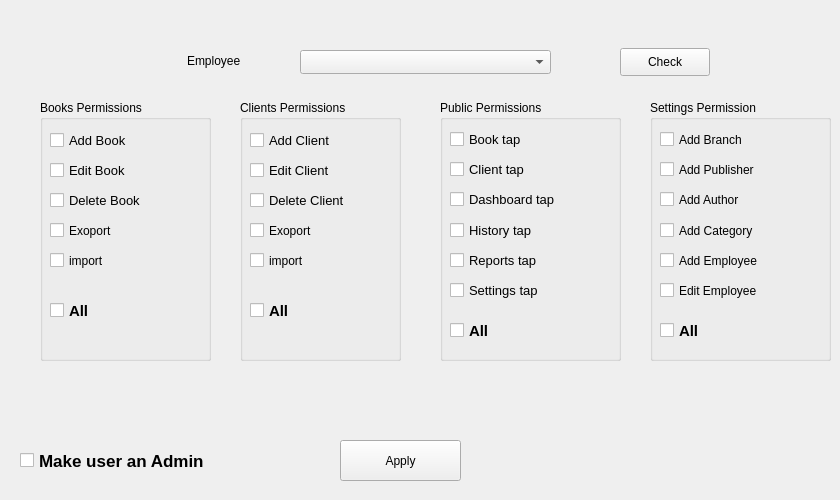
      <widget class="QWidget" name="tab_28">
       <attribute name="title">
        <string>Permissions</string>
       </attribute>
       <widget class="QLabel" name="label_62">
        <property name="geometry">
         <rect>
          <x>187</x>
          <y>45</y>
          <width>71</width>
          <height>31</height>
         </rect>
        </property>
        <property name="text">
         <string>Employee</string>
        </property>
       </widget>
       <widget class="QComboBox" name="comboBox_29">
        <property name="geometry">
         <rect>
          <x>300</x>
          <y>50</y>
          <width>251</width>
          <height>24</height>
         </rect>
        </property>
       </widget>
       <widget class="QGroupBox" name="groupBox_7">
        <property name="geometry">
         <rect>
          <x>40</x>
          <y>100</y>
          <width>171</width>
          <height>261</height>
         </rect>
        </property>
        <property name="title">
         <string>Books Permissions</string>
        </property>
        <widget class="QCheckBox" name="checkBox_3">
         <property name="geometry">
          <rect>
           <x>10</x>
           <y>90</y>
           <width>121</width>
           <height>21</height>
          </rect>
         </property>
         <property name="font">
          <font>
           <family>Ubuntu</family>
           <pointsize>10</pointsize>
           <weight>50</weight>
           <bold>false</bold>
          </font>
         </property>
         <property name="text">
          <string>Delete Book</string>
         </property>
        </widget>
        <widget class="QCheckBox" name="checkBox_2">
         <property name="geometry">
          <rect>
           <x>10</x>
           <y>60</y>
           <width>121</width>
           <height>21</height>
          </rect>
         </property>
         <property name="font">
          <font>
           <family>Ubuntu</family>
           <pointsize>10</pointsize>
           <weight>50</weight>
           <bold>false</bold>
          </font>
         </property>
         <property name="text">
          <string>Edit Book</string>
         </property>
        </widget>
        <widget class="QCheckBox" name="checkBox">
         <property name="geometry">
          <rect>
           <x>10</x>
           <y>30</y>
           <width>121</width>
           <height>21</height>
          </rect>
         </property>
         <property name="font">
          <font>
           <family>Ubuntu</family>
           <pointsize>10</pointsize>
           <weight>50</weight>
           <bold>false</bold>
          </font>
         </property>
         <property name="text">
          <string>Add Book</string>
         </property>
        </widget>
        <widget class="QCheckBox" name="checkBox_26">
         <property name="geometry">
          <rect>
           <x>10</x>
           <y>120</y>
           <width>131</width>
           <height>21</height>
          </rect>
         </property>
         <property name="font">
          <font>
           <weight>50</weight>
           <bold>false</bold>
          </font>
         </property>
         <property name="text">
          <string>Exoport</string>
         </property>
        </widget>
        <widget class="QCheckBox" name="checkBox_27">
         <property name="geometry">
          <rect>
           <x>10</x>
           <y>150</y>
           <width>131</width>
           <height>21</height>
          </rect>
         </property>
         <property name="font">
          <font>
           <weight>50</weight>
           <bold>false</bold>
          </font>
         </property>
         <property name="text">
          <string>import</string>
         </property>
        </widget>
        <widget class="QCheckBox" name="checkBox_30">
         <property name="geometry">
          <rect>
           <x>10</x>
           <y>200</y>
           <width>161</width>
           <height>21</height>
          </rect>
         </property>
         <property name="font">
          <font>
           <pointsize>11</pointsize>
           <weight>75</weight>
           <bold>true</bold>
          </font>
         </property>
         <property name="text">
          <string>All </string>
         </property>
        </widget>
       </widget>
       <widget class="QGroupBox" name="groupBox_8">
        <property name="geometry">
         <rect>
          <x>240</x>
          <y>100</y>
          <width>161</width>
          <height>261</height>
         </rect>
        </property>
        <property name="title">
         <string>Clients Permissions</string>
        </property>
        <widget class="QCheckBox" name="checkBox_4">
         <property name="geometry">
          <rect>
           <x>10</x>
           <y>30</y>
           <width>121</width>
           <height>21</height>
          </rect>
         </property>
         <property name="font">
          <font>
           <family>Ubuntu</family>
           <pointsize>10</pointsize>
           <weight>50</weight>
           <bold>false</bold>
          </font>
         </property>
         <property name="text">
          <string>Add Client</string>
         </property>
        </widget>
        <widget class="QCheckBox" name="checkBox_5">
         <property name="geometry">
          <rect>
           <x>10</x>
           <y>60</y>
           <width>121</width>
           <height>21</height>
          </rect>
         </property>
         <property name="font">
          <font>
           <family>Ubuntu</family>
           <pointsize>10</pointsize>
           <weight>50</weight>
           <bold>false</bold>
          </font>
         </property>
         <property name="text">
          <string>Edit Client</string>
         </property>
        </widget>
        <widget class="QCheckBox" name="checkBox_6">
         <property name="geometry">
          <rect>
           <x>10</x>
           <y>90</y>
           <width>131</width>
           <height>21</height>
          </rect>
         </property>
         <property name="font">
          <font>
           <family>Ubuntu</family>
           <pointsize>10</pointsize>
           <weight>50</weight>
           <bold>false</bold>
          </font>
         </property>
         <property name="text">
          <string>Delete Client</string>
         </property>
        </widget>
        <widget class="QCheckBox" name="checkBox_28">
         <property name="geometry">
          <rect>
           <x>10</x>
           <y>120</y>
           <width>121</width>
           <height>21</height>
          </rect>
         </property>
         <property name="font">
          <font>
           <weight>50</weight>
           <bold>false</bold>
          </font>
         </property>
         <property name="text">
          <string>Exoport</string>
         </property>
        </widget>
        <widget class="QCheckBox" name="checkBox_29">
         <property name="geometry">
          <rect>
           <x>10</x>
           <y>150</y>
           <width>111</width>
           <height>21</height>
          </rect>
         </property>
         <property name="font">
          <font>
           <weight>50</weight>
           <bold>false</bold>
          </font>
         </property>
         <property name="text">
          <string>import</string>
         </property>
        </widget>
        <widget class="QCheckBox" name="checkBox_31">
         <property name="geometry">
          <rect>
           <x>10</x>
           <y>200</y>
           <width>161</width>
           <height>21</height>
          </rect>
         </property>
         <property name="font">
          <font>
           <pointsize>11</pointsize>
           <weight>75</weight>
           <bold>true</bold>
          </font>
         </property>
         <property name="text">
          <string>All </string>
         </property>
        </widget>
       </widget>
       <widget class="QGroupBox" name="groupBox_9">
        <property name="geometry">
         <rect>
          <x>440</x>
          <y>100</y>
          <width>181</width>
          <height>261</height>
         </rect>
        </property>
        <property name="title">
         <string>Public Permissions</string>
        </property>
        <widget class="QCheckBox" name="checkBox_9">
         <property name="geometry">
          <rect>
           <x>10</x>
           <y>89</y>
           <width>111</width>
           <height>21</height>
          </rect>
         </property>
         <property name="font">
          <font>
           <family>Ubuntu</family>
           <pointsize>10</pointsize>
           <weight>50</weight>
           <bold>false</bold>
          </font>
         </property>
         <property name="text">
          <string>Dashboard tap</string>
         </property>
        </widget>
        <widget class="QCheckBox" name="checkBox_8">
         <property name="geometry">
          <rect>
           <x>10</x>
           <y>59</y>
           <width>87</width>
           <height>21</height>
          </rect>
         </property>
         <property name="font">
          <font>
           <family>Ubuntu</family>
           <pointsize>10</pointsize>
           <weight>50</weight>
           <bold>false</bold>
          </font>
         </property>
         <property name="text">
          <string>Client tap</string>
         </property>
        </widget>
        <widget class="QCheckBox" name="checkBox_7">
         <property name="geometry">
          <rect>
           <x>10</x>
           <y>29</y>
           <width>111</width>
           <height>21</height>
          </rect>
         </property>
         <property name="font">
          <font>
           <family>Ubuntu</family>
           <pointsize>10</pointsize>
           <weight>50</weight>
           <bold>false</bold>
          </font>
         </property>
         <property name="text">
          <string>Book tap</string>
         </property>
        </widget>
        <widget class="QCheckBox" name="checkBox_11">
         <property name="geometry">
          <rect>
           <x>10</x>
           <y>150</y>
           <width>91</width>
           <height>21</height>
          </rect>
         </property>
         <property name="font">
          <font>
           <family>Ubuntu</family>
           <pointsize>10</pointsize>
           <weight>50</weight>
           <bold>false</bold>
          </font>
         </property>
         <property name="text">
          <string>Reports tap</string>
         </property>
        </widget>
        <widget class="QCheckBox" name="checkBox_10">
         <property name="geometry">
          <rect>
           <x>10</x>
           <y>120</y>
           <width>87</width>
           <height>21</height>
          </rect>
         </property>
         <property name="font">
          <font>
           <family>Ubuntu</family>
           <pointsize>10</pointsize>
           <weight>50</weight>
           <bold>false</bold>
          </font>
         </property>
         <property name="text">
          <string>History tap</string>
         </property>
        </widget>
        <widget class="QCheckBox" name="checkBox_12">
         <property name="geometry">
          <rect>
           <x>10</x>
           <y>180</y>
           <width>101</width>
           <height>21</height>
          </rect>
         </property>
         <property name="font">
          <font>
           <family>Ubuntu</family>
           <pointsize>10</pointsize>
           <weight>50</weight>
           <bold>false</bold>
          </font>
         </property>
         <property name="text">
          <string>Settings tap</string>
         </property>
        </widget>
        <widget class="QCheckBox" name="checkBox_32">
         <property name="geometry">
          <rect>
           <x>10</x>
           <y>220</y>
           <width>161</width>
           <height>21</height>
          </rect>
         </property>
         <property name="font">
          <font>
           <pointsize>11</pointsize>
           <weight>75</weight>
           <bold>true</bold>
          </font>
         </property>
         <property name="text">
          <string>All </string>
         </property>
        </widget>
       </widget>
       <widget class="QPushButton" name="pushButton_39">
        <property name="enabled">
         <bool>true</bool>
        </property>
        <property name="geometry">
         <rect>
          <x>620</x>
          <y>48</y>
          <width>90</width>
          <height>28</height>
         </rect>
        </property>
        <property name="text">
         <string>Check</string>
        </property>
       </widget>
       <widget class="QPushButton" name="pushButton_40">
        <property name="enabled">
         <bool>true</bool>
        </property>
        <property name="geometry">
         <rect>
          <x>340</x>
          <y>440</y>
          <width>121</width>
          <height>41</height>
         </rect>
        </property>
        <property name="text">
         <string>Apply</string>
        </property>
       </widget>
       <widget class="QGroupBox" name="groupBox_10">
        <property name="geometry">
         <rect>
          <x>650</x>
          <y>100</y>
          <width>181</width>
          <height>261</height>
         </rect>
        </property>
        <property name="title">
         <string>Settings Permission</string>
        </property>
        <widget class="QCheckBox" name="checkBox_19">
         <property name="geometry">
          <rect>
           <x>10</x>
           <y>89</y>
           <width>101</width>
           <height>21</height>
          </rect>
         </property>
         <property name="font">
          <font>
           <weight>50</weight>
           <bold>false</bold>
          </font>
         </property>
         <property name="text">
          <string>Add Author</string>
         </property>
        </widget>
        <widget class="QCheckBox" name="checkBox_20">
         <property name="geometry">
          <rect>
           <x>10</x>
           <y>59</y>
           <width>111</width>
           <height>21</height>
          </rect>
         </property>
         <property name="font">
          <font>
           <weight>50</weight>
           <bold>false</bold>
          </font>
         </property>
         <property name="text">
          <string>Add Publisher</string>
         </property>
        </widget>
        <widget class="QCheckBox" name="checkBox_21">
         <property name="geometry">
          <rect>
           <x>10</x>
           <y>29</y>
           <width>101</width>
           <height>21</height>
          </rect>
         </property>
         <property name="font">
          <font>
           <weight>50</weight>
           <bold>false</bold>
          </font>
         </property>
         <property name="text">
          <string>Add Branch</string>
         </property>
        </widget>
        <widget class="QCheckBox" name="checkBox_22">
         <property name="geometry">
          <rect>
           <x>10</x>
           <y>150</y>
           <width>111</width>
           <height>21</height>
          </rect>
         </property>
         <property name="font">
          <font>
           <weight>50</weight>
           <bold>false</bold>
          </font>
         </property>
         <property name="text">
          <string>Add Employee</string>
         </property>
        </widget>
        <widget class="QCheckBox" name="checkBox_23">
         <property name="geometry">
          <rect>
           <x>10</x>
           <y>120</y>
           <width>111</width>
           <height>21</height>
          </rect>
         </property>
         <property name="font">
          <font>
           <weight>50</weight>
           <bold>false</bold>
          </font>
         </property>
         <property name="text">
          <string>Add Category</string>
         </property>
        </widget>
        <widget class="QCheckBox" name="checkBox_24">
         <property name="geometry">
          <rect>
           <x>10</x>
           <y>180</y>
           <width>121</width>
           <height>21</height>
          </rect>
         </property>
         <property name="font">
          <font>
           <weight>50</weight>
           <bold>false</bold>
          </font>
         </property>
         <property name="text">
          <string>Edit Employee</string>
         </property>
        </widget>
        <widget class="QCheckBox" name="checkBox_33">
         <property name="geometry">
          <rect>
           <x>10</x>
           <y>220</y>
           <width>161</width>
           <height>21</height>
          </rect>
         </property>
         <property name="font">
          <font>
           <pointsize>11</pointsize>
           <weight>75</weight>
           <bold>true</bold>
          </font>
         </property>
         <property name="text">
          <string>All </string>
         </property>
        </widget>
       </widget>
       <widget class="QCheckBox" name="checkBox_25">
        <property name="geometry">
         <rect>
          <x>20</x>
          <y>430</y>
          <width>201</width>
          <height>61</height>
         </rect>
        </property>
        <property name="baseSize">
         <size>
          <width>17</width>
          <height>0</height>
         </size>
        </property>
        <property name="font">
         <font>
          <pointsize>13</pointsize>
          <weight>75</weight>
          <bold>true</bold>
         </font>
        </property>
        <property name="text">
         <string>Make user an Admin</string>
        </property>
        <property name="iconSize">
         <size>
          <width>42</width>
          <height>31</height>
         </size>
        </property>
       </widget>
      </widget>
